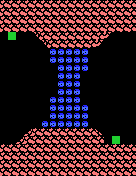

This game map was drawn from its Tiled (.tmx) file and the tilesets committed beside it. A one-line description and the full map source follow:
An orthogonal 17x22 tile map with 8x8 px tiles, 1 tile layer (Tile Layer 1).

<map version="1.2" tiledversion="1.3.2" orientation="orthogonal" renderorder="right-down" compressionlevel="0" width="17" height="22" tilewidth="8" tileheight="8" infinite="0" nextlayerid="2" nextobjectid="1">
 <tileset firstgid="1" name="moai-tiles" tilewidth="8" tileheight="8" tilecount="256" columns="16">
  <image source="moai-tiles.png" width="128" height="128" />
 </tileset>
 <layer id="1" name="Tile Layer 1" width="17" height="22">
  <data encoding="csv">
3,3,3,3,3,3,3,3,3,3,3,3,3,3,3,3,3,
3,3,3,3,3,3,3,3,3,3,3,3,3,3,3,3,3,
3,3,3,3,3,3,3,3,3,3,3,3,3,3,3,3,3,
3,3,3,3,3,3,3,3,3,3,3,3,3,3,3,3,3,
1,256,1,1,2,3,3,3,3,3,3,3,3,5,1,1,1,
1,1,1,1,1,2,3,3,3,3,3,3,5,1,1,1,1,
1,1,1,1,1,1,12,12,12,12,12,1,1,1,1,1,1,
1,1,1,1,1,1,12,12,12,12,12,1,1,1,1,1,1,
1,1,1,1,1,1,1,12,12,12,12,1,1,1,1,1,1,
1,1,1,1,1,1,1,12,12,12,1,1,1,1,1,1,1,
1,1,1,1,1,1,1,12,12,12,1,1,1,1,1,1,1,
1,1,1,1,1,1,1,12,12,12,1,1,1,1,1,1,1,
1,1,1,1,1,1,12,12,12,12,1,1,1,1,1,1,1,
1,1,1,1,1,1,12,12,12,12,12,1,1,1,1,1,1,
1,1,1,1,1,1,12,12,12,12,12,1,1,1,1,1,1,
1,1,1,1,1,12,12,12,12,12,12,1,1,1,1,1,1,
1,1,1,6,3,3,3,3,3,3,3,3,9,1,1,1,1,
1,1,6,3,3,3,3,3,3,3,3,3,3,1,256,1,1,
3,3,3,3,3,3,3,3,3,3,3,3,3,3,3,3,3,
3,3,3,3,3,3,3,3,3,3,3,3,3,3,3,3,3,
3,3,3,3,3,3,3,3,3,3,3,3,3,3,3,3,3,
3,3,3,3,3,3,3,3,3,3,3,3,3,3,3,3,3
</data>
 </layer>
</map>
